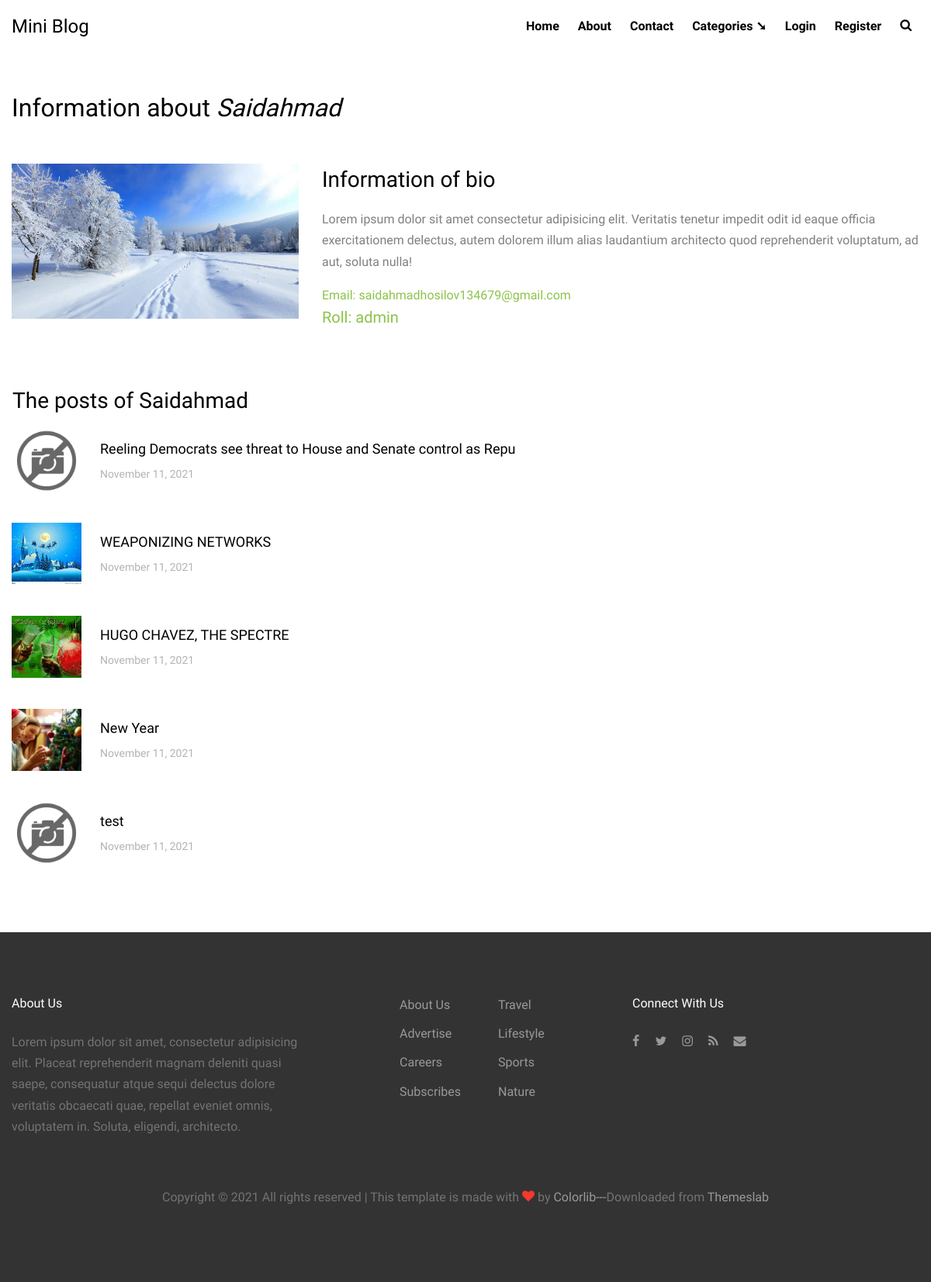
Screenshot of /user/profile/view/3 with the database file from the repository.
### tables this page shows
CREATE TABLE `users` (
  `id` int(11) NOT NULL,
  `name` varchar(128) NOT NULL,
  `email` varchar(256) NOT NULL,
  `password` varchar(512) NOT NULL,
  `image` varchar(255) DEFAULT NULL,
  `bio` longtext NOT NULL,
  `roll` varchar(64) DEFAULT NULL
);

CREATE TABLE `posts` (
  `id` int(11) NOT NULL,
  `title` varchar(64) DEFAULT NULL,
  `text` varchar(1024) DEFAULT NULL,
  `main_text` longtext NOT NULL,
  `image` varchar(128) DEFAULT NULL,
  `is_recent` int(11) NOT NULL,
  `is_popular` int(11) NOT NULL,
  `created_at` datetime DEFAULT NULL,
  `tag_name` varchar(255) DEFAULT NULL,
  `ctg_name` varchar(128) DEFAULT NULL,
  `user_id` int(11) DEFAULT NULL
);

### config/routes.php (called while the page is built)
<?php
return array(
    'comment/edit/([0-9]+)/([0-9]+)' => 'comment/edit/$1/$2',
    'category/([0-9]+)' => 'category/index/$1/',
    'blog/details/([0-9]+)' => 'blog/view/$1',
    'post/comment/delete/([0-9]+)' => 'post/deleteComment/$1',
    'post/comment/create' => 'post/createComment',
    'post/details/([0-9]+)' => 'post/view/$1',
    'post/edit/([0-9]+)' => 'post/editPost/$1',
    'post/delete/([0-9]+)' => 'post/deletePost/$1',
    'post/search' => 'post/search',
    'post/create' => 'post/create',
    'user/profile/delete/([0-9]+)' => 'user/profileDelete/$1',
    'user/profile/edit/([0-9]+)' => 'user/profileEdit/$1',
    'user/profile/view/([0-9]+)' => 'user/profileView/$1',
    'login' => 'user/login',
    'register' => 'user/register',
    'logout' => 'user/logout',
    'category' => 'category/index',
    'contact' => 'contact/index',
    'about' => 'about/index',
    '' => 'site/index',
);

### controllers/UserController.php (called while the page is built, shortened)
<?php
class UserController
{
    public function actionProfileView($user_id)
    {
        $user = User::getUser($user_id);
        $userPosts = User::getUserPosts($user_id);
        require_once( ROOT . "/views/user/view.php");
        return true;
    }
}

### index.php (called while the page is built, shortened)
<?php
$router = new Router();
$router->run();

### models/User.php (called while the page is built, shortened)
<?php
class User
{
    public static function getUser($id)
    {
        $db = Db::getConnection();
        $sql = $db->query("SELECT * FROM users WHERE id = $id");
        $sql->setFetchMode(PDO::FETCH_ASSOC);
        $result = $sql->fetch();
        return $result;
    }
    public static function getUserPosts($user_id)
    {
        $db = Db::getConnection();
        $sql = "SELECT * FROM posts WHERE user_id = $user_id";
        $result = $db->query($sql);
        $result->setFetchMode(PDO::FETCH_ASSOC);
        return $result->fetchAll();
    }
}

### views/user/view.php (the view, shortened to what this page needs)
<?php require_once( ROOT . '/views/layouts/header.php' ); ?>
<div class="container my-5">
    <h2>Information about <i><?=$user['name']?></i></h2>
    <div class="row my-5">
        <div class="col-md-4">
            <img src="/upload/profile_image/<?=$user['image']?>"
            style="width: 100%; height: 200px; object-fit:cover;">
        </div>
        <div class="col-md-8">
            <h3>Information of bio</h3>
            <p class="my-3">
                <?=$user['bio']?>
            </p>
            <span class="text-success">
                Email:
                    <?=$user['email']?>
            </span> <br>
            <h5 class="text-success">
                Roll:
                    <?php
                        if( $user['roll'] == null )
                            echo "user";
                        else
                            echo $user['roll'];
                    ?>
            </h5>
        </div>
    </div>
    <div class="row">
        <h3 class="m-3">The posts of <?=$user['name']?></h3>
        <div class="col-md-12 post-entry-sidebar">
            <ul>
                <?php
                    if(!empty($userPosts)):
                        foreach($userPosts as $post):
                ?>
                            <li class="d-flex justify-content-between">
                                <div class="post-left-div">
                                    <a href="/post/details/<?=$post['id']?>" class="d-flex align-items-center">
                                    <img src="/upload/profile_image/<?=$post['image']?>" alt="Image placeholder"
                                    class="mr-4" style="max-width: 100px; height: 80px; object-fit:cover;">
                                    <div class="text">
                                        <h4><?=$post['title']?></h4>
                                        <div class="post-meta">
                                        <span class="mr-2">
                                            <?php
                                                echo date('F', mktime(0, 0, 0, date( 'm', strtotime($post['created_at'])), 10))." ";
                                                echo date( 'm', strtotime($post['created_at'])) . ", ";
                                                echo date( 'Y', strtotime($post['created_at']));
                                            ?>
                                        </span>
                                        </div>
                                    </div>
                                </div>
                            </li>
                <?php
                        endforeach;
                    else:
                ?>
                    <h3>Not Found Post</h3>
                <?php endif; ?>
            </ul>
        </div>
    </div>
</div>
<?php require_once( ROOT . '/views/layouts/footer.php' ); ?>

### components/Router.php (shortened to what this page needs)
<?php
class Router
{
    private $routes;
    public function __construct()
    {
        $routesPath = ROOT.'/config/routes.php';
        $this->routes = include($routesPath);
    }
    public function getURI()
    {
        if(!empty($_SERVER['REQUEST_URI'])){
            return trim($_SERVER['REQUEST_URI'], '/');
        }
    }
    public function run()
    {
        $uri = $this->getURI();
        foreach ($this->routes as $uriPattern => $path) {
            if(preg_match("~$uriPattern~", $uri)){
                $internalRoute = preg_replace("~$uriPattern~", $path, $uri);
                $segments = explode('/', $internalRoute);
                $controllerName = array_shift($segments) . 'Controller';
                $actionName = explode( '?','action' . ucfirst(array_shift($segments)))[0];
                $parameters = $segments;
                $controllerObject = new $controllerName;
                $result = call_user_func_array(array($controllerObject, $actionName), $parameters);
                if($result != null){
                    break;
                }
            }
        }
    }
}

### views/layouts/header.php (shortened to what this page needs)
<!DOCTYPE html>
<html lang="en">
  <head>
    <link rel="stylesheet" href="/template/fonts/icomoon/style.css">
    <link rel="stylesheet" href="/template/css/bootstrap.min.css">
    <link rel="stylesheet" href="/template/css/magnific-popup.css">
    <link rel="stylesheet" href="/template/css/jquery-ui.css">
    <link rel="stylesheet" href="/template/css/owl.carousel.min.css">
    <link rel="stylesheet" href="/template/css/owl.theme.default.min.css">
    <link rel="stylesheet" href="/template/css/bootstrap-datepicker.css">
    <link rel="stylesheet" href="/template/fonts/flaticon/font/flaticon.css">
    <link rel="stylesheet" href="/template/css/aos.css">
    <link rel="stylesheet" href="/template/css/tags.css">
    <link rel="stylesheet" href="/components/pagination/css/pagination.css">
    <link rel="stylesheet" href="/components/pagination/css/A_green.css">
    <link rel="stylesheet" href="/template/css/style.css">
  </head>
  <body>
  <div class="site-wrap">
    <header class="site-navbar" role="banner">
      <div class="container-fluid">
        <div class="row align-items-center">
          <div class="col-4 site-logo">
            <a href="/" class="text-black h2 mb-0">Mini Blog</a>
          </div>
          <div class="col-8 text-right">
            <nav class="site-navigation" role="navigation">
              <ul class="site-menu js-clone-nav mr-auto p-0 d-none d-lg-block mb-0">
                <li><a href="/">Home</a></li>
                <li><a href="/about">About</a></li>
                <li><a href="/contact">Contact</a></li>
                <li class="drop-menu-ctg">
                  <a >Categories &#10136;</a>
                </li>
                <?php if(isset($_SESSION['user'])): ?>
                    <li><a href="/post/create">Posts</a></li>
                    <li><a href="/logout"> Logout </a></li>
                <?php else: ?>
                    <li><a href="/login"> Login </a></li>
                    <li><a href="/register"> Register </a></li>
                <?php endif; ?>
                <li class="d-none d-lg-inline-block"><a href="#" class="js-search-toggle"><span class="icon-search"></span></a></li>
              </ul>
            </nav>
            <a href="#" class="site-menu-toggle js-menu-toggle text-black d-inline-block d-lg-none"><span class="icon-menu h3"></span></a></div>
          </div>
      </div>
    </header>

### views/layouts/footer.php (shortened to what this page needs)
    <div class="site-footer">
      <div class="container">
        <div class="row mb-5">
          <div class="col-md-4">
            <h3 class="footer-heading mb-4">About Us</h3>
            <p>Lorem ipsum dolor sit amet, consectetur adipisicing elit. Placeat reprehenderit magnam deleniti quasi saepe, consequatur atque sequi delectus dolore veritatis obcaecati quae, repellat eveniet omnis, voluptatem in. Soluta, eligendi, architecto.</p>
          </div>
          <div class="col-md-3 ml-auto">
            <ul class="list-unstyled float-left mr-5">
              <li><a href="#">About Us</a></li>
              <li><a href="#">Advertise</a></li>
              <li><a href="#">Careers</a></li>
              <li><a href="#">Subscribes</a></li>
            </ul>
            <ul class="list-unstyled float-left">
              <li><a href="#">Travel</a></li>
              <li><a href="#">Lifestyle</a></li>
              <li><a href="#">Sports</a></li>
              <li><a href="#">Nature</a></li>
            </ul>
          </div>
          <div class="col-md-4">
            <div>
              <h3 class="footer-heading mb-4">Connect With Us</h3>
              <p>
                <a href="#"><span class="icon-facebook pt-2 pr-2 pb-2 pl-0"></span></a>
                <a href="#"><span class="icon-twitter p-2"></span></a>
                <a href="#"><span class="icon-instagram p-2"></span></a>
                <a href="#"><span class="icon-rss p-2"></span></a>
                <a href="#"><span class="icon-envelope p-2"></span></a>
              </p>
            </div>
          </div>
        </div>
        <div class="row">
          <div class="col-12 text-center">
            <p>
              Copyright &copy; <script>document.write(new Date().getFullYear());</script> All rights reserved | This template is made with <i class="icon-heart text-danger" aria-hidden="true"></i> by <a href="https://colorlib.com" target="_blank" >Colorlib---</a>Downloaded from <a href="https://themeslab.org/" target="_blank">Themeslab</a>
              </p>
          </div>
        </div>
      </div>
    </div>
  </div>
  </body>
</html>

### template/css/style.css (style rules this page uses)
body { overflow-x: hidden; line-height: 1.7; color: gray; font-weight: 300; font-size: 1rem; background: #fff; font-family: "Muli", -apple-system, BlinkMacSystemFont, "Segoe UI", Roboto, "Helvetica Neue", Arial, sans-serif, "Apple Color Emoji", "Segoe UI Emoji", "Segoe UI Symbol", "Noto Color Emoji"; }
a { -webkit-transition: .3s all ease; -o-transition: .3s all ease; transition: .3s all ease; color: #2f89fc; }
h1, h2, h3, h4, h5, .h1, .h2, .h3, .h4, .h5 { font-family: "Muli", -apple-system, BlinkMacSystemFont, "Segoe UI", Roboto, "Helvetica Neue", Arial, sans-serif, "Apple Color Emoji", "Segoe UI Emoji", "Segoe UI Symbol", "Noto Color Emoji"; line-height: 1.5; color: #000; }
.text-black { color: #000 !important; }
.site-wrap:before { -webkit-transition: .3s all ease-in-out; -o-transition: .3s all ease-in-out; transition: .3s all ease-in-out; background: rgba(0, 0, 0, 0.6); content: ""; position: absolute; z-index: 2000; top: 0; left: 0; right: 0; bottom: 0; opacity: 0; visibility: hidden; }
.site-footer { padding: 4em 0; background: #333333; }
@media (min-width: 768px) { .site-footer { padding: 5em 0; } }
.site-footer p { color: #737373; }
.site-footer h2, .site-footer h3, .site-footer h4, .site-footer h5 { color: #fff; }
.site-footer a { color: #999999; }
.site-footer ul li { margin-bottom: 10px; }
.site-footer .footer-heading { font-size: 16px; color: #fff; }
.site-navbar { margin-bottom: 0px; z-index: 1999; position: relative; width: 100%; background: #fff; }
.site-navbar .site-logo a { font-size: 1.5rem; }
.site-navbar .site-navigation .site-menu { margin-bottom: 0; }
.site-navbar .site-navigation .site-menu a { text-decoration: none !important; display: inline-block; }
.site-navbar .site-navigation .site-menu > li { display: inline-block; padding: 10px 10px; }
.site-navbar .site-navigation .site-menu > li > a { padding: 10px 0px; font-weight: 700; color: #000; text-decoration: none !important; }
.site-mobile-menu .site-nav-wrap { padding: 0; margin: 0; list-style: none; position: relative; }
.site-mobile-menu .site-nav-wrap a { padding: 10px 20px; display: block; position: relative; color: #212529; }
.site-mobile-menu .site-nav-wrap li { position: relative; display: block; }
.site-mobile-menu .site-nav-wrap > li { display: block; position: relative; float: left; width: 100%; }
.site-mobile-menu .site-nav-wrap > li > a { padding-left: 20px; font-size: 20px; }
.container { max-width: 1200px; }
.post-meta { font-size: 13px; color: #b3b3b3; }
.post-entry-sidebar .post-meta { font-size: 14px; color: #b3b3b3; }
.post-entry-sidebar ul { padding: 0; margin: 0; }
.post-entry-sidebar ul li { list-style: none; padding: 0 0 20px 0; margin: 0 0 20px 0; }
.post-entry-sidebar ul li a { display: table; }
.post-entry-sidebar ul li a img { width: 90px; }
.post-entry-sidebar ul li a img, .post-entry-sidebar ul li a .text { display: table-cell; vertical-align: middle; }
.post-entry-sidebar ul li a .text h4 { font-size: 18px; }
.drop-menu-ctg { position: relative; }

### rows the page displays
users: name "Saidahmad", image (picture), bio "Lorem ipsum dolor sit amet consectetur adipisicing elit. Veritatis tenetur impedit odit id eaque officia exercitationem delectus, autem dolorem illum alias laudantium architecto quod reprehenderit voluptatum, ad aut, soluta nulla!", email "saidahmadhosilov134679@gmail.com", roll "admin"
posts: image (picture), title "Reeling Democrats see threat to House and Senate control as Repu", created_at "November", created_at "11", created_at "2021"
posts: image (picture), title "WEAPONIZING NETWORKS", created_at "November", created_at "11", created_at "2021"
posts: image (picture), title "HUGO CHAVEZ, THE SPECTRE", created_at "November", created_at "11", created_at "2021"
posts: image (picture), title "New Year", created_at "November", created_at "11", created_at "2021"
posts: image (picture), title "test", created_at "November", created_at "11", created_at "2021"
